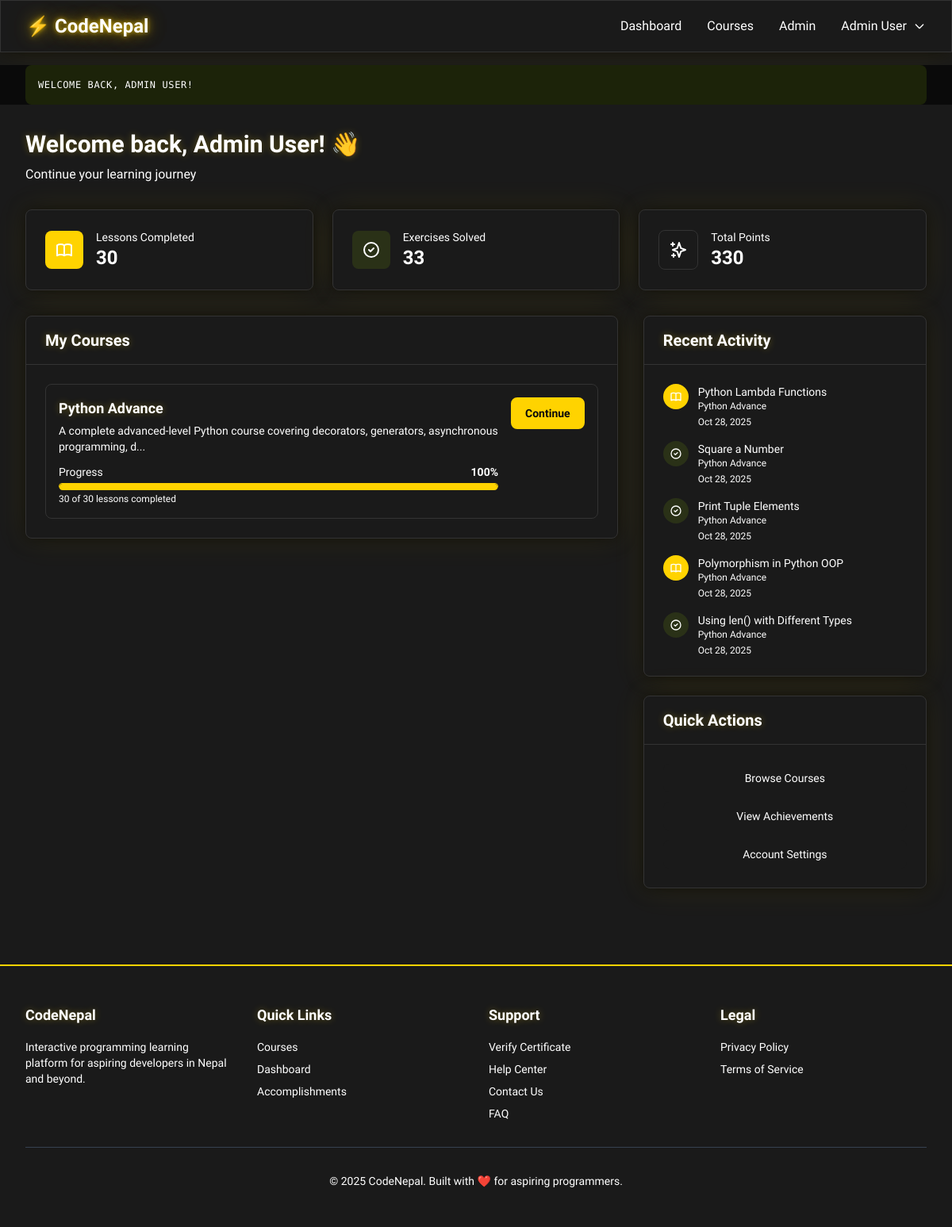
/pages/dashboard.php (signed in), run on the app's committed database.
### tables this page shows
CREATE TABLE `courses` (
  `id` varchar(50) NOT NULL,
  `title` varchar(255) NOT NULL,
  `description` text DEFAULT NULL,
  `language` enum('python','javascript','cpp') NOT NULL,
  `category` enum('beginner','intermediate','advanced') NOT NULL,
  `duration` varchar(50) DEFAULT NULL,
  `thumbnail_url` varchar(500) DEFAULT NULL,
  `is_published` tinyint(1) DEFAULT 0,
  `is_free` tinyint(1) DEFAULT 1,
  `created_at` timestamp NOT NULL DEFAULT current_timestamp(),
  `updated_at` timestamp NOT NULL DEFAULT current_timestamp() ON UPDATE current_timestamp()
);

### includes/auth.php (called while the page is built, shortened)
<?php
if (!function_exists('getDBConnection')) {
    require_once __DIR__ . '/../config/database.php';
}
function isLoggedIn() {
    if (isset($_SESSION['last_activity'])) {
        $elapsed = time() - $_SESSION['last_activity'];
    }
    return true;
}
function getCurrentUser() {
    return [
        'id' => $_SESSION['user_id'] ?? null,
        'email' => $_SESSION['email'] ?? null,
        'name' => $_SESSION['name'] ?? null,
        'role' => $_SESSION['role'] ?? 'user',
        'avatar_url' => $_SESSION['avatar_url'] ?? null
    ];
}

### config/database.php (called while the page is built, shortened)
<?php
function executeQuery($conn, $sql, $params = [], $types = "") {
    $stmt = $conn->prepare($sql);
    if (!empty($params)) {
        $stmt->bind_param($types, ...$params);
    }
    $result = $stmt->execute();
    $metadata = $stmt->result_metadata();
    if ($metadata) {
        return $stmt->get_result();
    }
    return true;
}
function fetchAll($result) {
    $rows = [];
    while ($row = $result->fetch_assoc()) {
        $rows[] = $row;
    }
    return $rows;
}
function fetchOne($result) {
    return $result->fetch_assoc();
}

### includes/functions.php (called while the page is built, shortened)
<?php
function formatDate($date, $format = 'M d, Y') {
    return date($format, strtotime($date));
}
function calculatePercentage($part, $total) {
    return round(($part / $total) * 100, 2);
}
function truncateText($text, $length = 100, $suffix = '...') {
    return substr($text, 0, $length) . $suffix;
}
function timeAgo($datetime) {
    $timestamp = strtotime($datetime);
    $diff = time() - $timestamp;
    if ($diff < 60) {
        return 'just now';
    } elseif ($diff < 3600) {
        $mins = floor($diff / 60);
        return $mins . ' minute' . ($mins > 1 ? 's' : '') . ' ago';
    } elseif ($diff < 86400) {
        $hours = floor($diff / 3600);
        return $hours . ' hour' . ($hours > 1 ? 's' : '') . ' ago';
    } elseif ($diff < 604800) {
        $days = floor($diff / 86400);
        return $days . ' day' . ($days > 1 ? 's' : '') . ' ago';
    } else {
        return formatDate($datetime);
    }
}

### pages/dashboard.php (the view, shortened to what this page needs)
<?php
require_once __DIR__ . '/../includes/header.php';
$conn = getDBConnection();
$userId = $currentUser['id'];
$sql = "SELECT c.*, up.enrolled_at, up.last_accessed,
        (SELECT COUNT(*) FROM lessons WHERE course_id = c.id) as total_lessons,
        (SELECT COUNT(*) FROM completed_lessons cl
         JOIN lessons l ON cl.lesson_id = l.id
         WHERE l.course_id = c.id AND cl.user_id = ?) as completed_lessons
        FROM courses c
        JOIN user_progress up ON c.id = up.course_id
        WHERE up.user_id = ?
        ORDER BY up.last_accessed DESC";
$result = executeQuery($conn, $sql, [$userId, $userId], "ss");
$enrolledCourses = fetchAll($result);
$sql = "SELECT
        (SELECT COUNT(*) FROM completed_lessons WHERE user_id = ?) as total_completed_lessons,
        (SELECT COUNT(*) FROM completed_exercises WHERE user_id = ?) as total_completed_exercises,
        (SELECT COALESCE(SUM(points), 0) FROM completed_exercises ce
         JOIN exercises e ON ce.exercise_id = e.id
         WHERE ce.user_id = ?) as total_points";
$result = executeQuery($conn, $sql, [$userId, $userId, $userId], "sss");
$stats = fetchOne($result);
$sql = "SELECT 'lesson' as type, l.title, cl.completed_at as date, c.title as course_title
        FROM completed_lessons cl
        JOIN lessons l ON cl.lesson_id = l.id
        JOIN courses c ON l.course_id = c.id
        WHERE cl.user_id = ?
        UNION ALL
        SELECT 'exercise' as type, e.title, ce.completed_at as date, c.title as course_title
        FROM completed_exercises ce
        JOIN exercises e ON ce.exercise_id = e.id
        JOIN lessons l ON e.lesson_id = l.id
        JOIN courses c ON l.course_id = c.id
        WHERE ce.user_id = ?
        ORDER BY date DESC
        LIMIT 5";
$result = executeQuery($conn, $sql, [$userId, $userId], "ss");
$recentActivity = fetchAll($result);
?>
<div class="max-w-7xl mx-auto px-4 sm:px-6 lg:px-8 py-8">
    <div class="mb-8">
        <h1 class="text-3xl font-bold text-gray-900">Welcome back, <?php echo htmlspecialchars($currentUser['name']); ?>! 👋</h1>
        <p class="text-gray-600 mt-2">Continue your learning journey</p>
    </div>
    <div class="grid grid-cols-1 md:grid-cols-3 gap-6 mb-8">
        <div class="bg-white rounded-lg shadow p-6">
            <div class="flex items-center">
                <div class="flex-shrink-0 bg-blue-100 rounded-lg p-3">
                </div>
                <div class="ml-4">
                    <p class="text-sm font-medium text-gray-600">Lessons Completed</p>
                    <p class="text-2xl font-bold text-gray-900"><?php echo $stats['total_completed_lessons']; ?></p>
                </div>
            </div>
        </div>
        <div class="bg-white rounded-lg shadow p-6">
            <div class="flex items-center">
                <div class="flex-shrink-0 bg-green-100 rounded-lg p-3">
                    <svg class="w-6 h-6 text-green-600" fill="none" stroke="currentColor" viewBox="0 0 24 24">
                        <path stroke-linecap="round" stroke-linejoin="round" stroke-width="2" d="M9 12l2 2 4-4m6 2a9 9 0 11-18 0 9 9 0 0118 0z"></path>
                    </svg>
                </div>
                <div class="ml-4">
                    <p class="text-sm font-medium text-gray-600">Exercises Solved</p>
                    <p class="text-2xl font-bold text-gray-900"><?php echo $stats['total_completed_exercises']; ?></p>
                </div>
            </div>
        </div>
        <div class="bg-white rounded-lg shadow p-6">
            <div class="flex items-center">
                <div class="flex-shrink-0 bg-purple-100 rounded-lg p-3">
                    <svg class="w-6 h-6 text-purple-600" fill="none" stroke="currentColor" viewBox="0 0 24 24">
                        <path stroke-linecap="round" stroke-linejoin="round" stroke-width="2" d="M5 3v4M3 5h4M6 17v4m-2-2h4m5-16l2.286 6.857L21 12l-5.714 2.143L13 21l-2.286-6.857L5 12l5.714-2.143L13 3z"></path>
                    </svg>
                </div>
                <div class="ml-4">
                    <p class="text-sm font-medium text-gray-600">Total Points</p>
                    <p class="text-2xl font-bold text-gray-900"><?php echo $stats['total_points']; ?></p>
                </div>
            </div>
        </div>
    </div>
    <div class="grid grid-cols-1 lg:grid-cols-3 gap-8">
        <div class="lg:col-span-2">
            <div class="bg-white rounded-lg shadow">
                <div class="px-6 py-4 border-b border-gray-200">
                    <h2 class="text-xl font-semibold text-gray-900">My Courses</h2>
                </div>
                <div class="p-6">
                    <?php if (empty($enrolledCourses)): ?>
                        <div class="text-center py-8">
                            <svg class="mx-auto h-12 w-12 text-gray-400" fill="none" stroke="currentColor" viewBox="0 0 24 24">
                                <path stroke-linecap="round" stroke-linejoin="round" stroke-width="2" d="M12 6.253v13m0-13C10.832 5.477 9.246 5 7.5 5S4.168 5.477 3 6.253v13C4.168 18.477 5.754 18 7.5 18s3.332.477 4.5 1.253m0-13C13.168 5.477 14.754 5 16.5 5c1.747 0 3.332.477 4.5 1.253v13C19.832 18.477 18.247 18 16.5 18c-1.746 0-3.332.477-4.5 1.253"></path>
                            </svg>
                            <h3 class="mt-2 text-sm font-medium text-gray-900">No courses yet</h3>
                            <p class="mt-1 text-sm text-gray-500">Get started by enrolling in a course</p>
                            <div class="mt-6">
                                <a href="/pages/courses" class="inline-flex items-center px-4 py-2 border border-transparent shadow-sm text-sm font-medium rounded-md text-white bg-blue-600 hover:bg-blue-700">
                                    Browse Courses
                                </a>
                            </div>
                        </div>
                    <?php else: ?>
                        <div class="space-y-4">
                            <?php foreach ($enrolledCourses as $course):
                                $progress = $course['total_lessons'] > 0 ?
                                    calculatePercentage($course['completed_lessons'], $course['total_lessons']) : 0;
                            ?>
                            <div class="border border-gray-200 rounded-lg p-4 hover:shadow-md transition">
                                <div class="flex items-start justify-between">
                                    <div class="flex-1">
                                        <h3 class="text-lg font-semibold text-gray-900"><?php echo htmlspecialchars($course['title']); ?></h3>
                                        <p class="text-sm text-gray-600 mt-1"><?php echo truncateText($course['description'], 100); ?></p>
                                        <div class="mt-3">
                                            <div class="flex items-center justify-between text-sm mb-1">
                                                <span class="text-gray-600">Progress</span>
                                                <span class="font-semibold text-gray-900"><?php echo $progress; ?>%</span>
                                            </div>
                                            <div class="w-full bg-gray-200 rounded-full h-2">
                                                <div class="bg-blue-600 h-2 rounded-full" style="width: <?php echo $progress; ?>%"></div>
                                            </div>
                                            <p class="text-xs text-gray-500 mt-1">
                                                <?php echo $course['completed_lessons']; ?> of <?php echo $course['total_lessons']; ?> lessons completed
                                            </p>
                                        </div>
                                    </div>
                                    <a href="/pages/course?id=<?php echo urlencode($course['id']); ?>"
                                       class="ml-4 inline-flex items-center px-4 py-2 border border-transparent text-sm font-medium rounded-md text-white bg-blue-600 hover:bg-blue-700">
                                        Continue
                                    </a>
                                </div>
                            </div>
                            <?php endforeach; ?>
                        </div>
                    <?php endif; ?>
                </div>
            </div>
        </div>
        <div class="lg:col-span-1">
            <div class="bg-white rounded-lg shadow">
                <div class="px-6 py-4 border-b border-gray-200">
                    <h2 class="text-xl font-semibold text-gray-900">Recent Activity</h2>
                </div>
                <div class="p-6">
                    <?php if (empty($recentActivity)): ?>
                        <p class="text-sm text-gray-500 text-center py-4">No activity yet</p>
                    <?php else: ?>
                        <div class="space-y-4">
                            <?php foreach ($recentActivity as $activity): ?>
                            <div class="flex items-start">
                                <div class="flex-shrink-0">
                                    <?php if ($activity['type'] === 'lesson'): ?>
                                        <div class="w-8 h-8 bg-blue-100 rounded-full flex items-center justify-center">
                                        </div>
                                    <?php else: ?>
                                        <div class="w-8 h-8 bg-green-100 rounded-full flex items-center justify-center">
                                            <svg class="w-4 h-4 text-green-600" fill="none" stroke="currentColor" viewBox="0 0 24 24">
                                                <path stroke-linecap="round" stroke-linejoin="round" stroke-width="2" d="M9 12l2 2 4-4m6 2a9 9 0 11-18 0 9 9 0 0118 0z"></path>
                                            </svg>
                                        </div>
                                    <?php endif; ?>
                                </div>
                                <div class="ml-3 flex-1">
                                    <p class="text-sm font-medium text-gray-900"><?php echo htmlspecialchars($activity['title']); ?></p>
                                    <p class="text-xs text-gray-500"><?php echo htmlspecialchars($activity['course_title']); ?></p>
                                    <p class="text-xs text-gray-400 mt-1"><?php echo timeAgo($activity['date']); ?></p>
                                </div>
                            </div>
                            <?php endforeach; ?>
                        </div>
                    <?php endif; ?>
                </div>
            </div>
            <div class="bg-white rounded-lg shadow mt-6">
                <div class="px-6 py-4 border-b border-gray-200">
                    <h2 class="text-xl font-semibold text-gray-900">Quick Actions</h2>
                </div>
                <div class="p-6 space-y-3">
                    <a href="/pages/courses" class="block w-full text-center px-4 py-2 border border-gray-300 rounded-md text-sm font-medium text-gray-700 hover:bg-gray-50">
                        Browse Courses
                    </a>
                    <a href="/pages/accomplishments" class="block w-full text-center px-4 py-2 border border-gray-300 rounded-md text-sm font-medium text-gray-700 hover:bg-gray-50">
                        View Achievements
                    </a>
                    <a href="/pages/settings" class="block w-full text-center px-4 py-2 border border-gray-300 rounded-md text-sm font-medium text-gray-700 hover:bg-gray-50">
                        Account Settings
                    </a>
                </div>
            </div>
        </div>
    </div>
</div>
<?php require_once __DIR__ . '/../includes/footer.php'; ?>

### includes/header.php (style rules this page uses)
.bg-blue-50, .bg-blue-100, .bg-blue-200, .bg-blue-300, .bg-blue-400, .bg-blue-500, .bg-blue-600:not(.view-all-courses-btn), .bg-blue-700:not(.view-all-courses-btn), .bg-blue-800, .bg-blue-900 { background-color: #FFD300 !important; color: #0A0A0A !important; }
.bg-blue-600.text-white:not(.view-all-courses-btn), .bg-blue-700.text-white:not(.view-all-courses-btn), .bg-blue-500.text-white { color: #0A0A0A !important; }

### data on the page
courses: title "Python Advance", description "A complete advanced-level Python course covering decorators, generators, asynchronous programming, d...", progress "100", completed_lessons "30", total_lessons "30"

### other printed values
$currentUser['name'] "Admin User"
$flashMessage['message'] "WELCOME BACK, ADMIN USER!"
$stats['total_completed_lessons'] "30"
$stats['total_completed_exercises'] "33"
$stats['total_points'] "330"
$activity['title'] "Python Lambda Functions"
$activity['course_title'] "Python Advance"
timeAgo($activity['date']) "Oct 28, 2025"
$activity['title'] "Square a Number"
$activity['title'] "Print Tuple Elements"
$activity['title'] "Polymorphism in Python OOP"
$activity['title'] "Using len() with Different Types"
